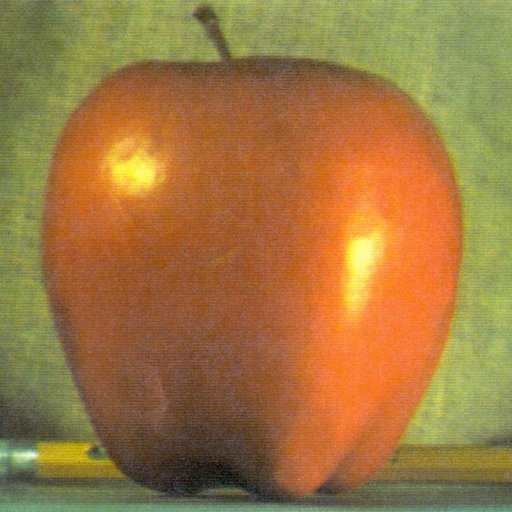
#> input picture pyramid_blend/apple.jpg, 512 x 512 px
$ python pyramidBlend.py
#> lines starting #> are read from the running program, lines starting #| are printed output that depends on the picture
# reference: http://docs.opencv.org/3.1.0/dc/dff/tutorial_py_pyramids.html
# 2016-4-28

import cv2
import numpy as np

class PyramidBlend:
    # left image, right image, amount of layers
    # for horizontal blend, assert imgA.shape same with imgB.shape
    def blend(self,imgA,imgB,layer_amount=6,width_percent=0.5):
        lpA = self.laplacianPyramid(imgA,layer_amount)
        lpB = self.laplacianPyramid(imgB,layer_amount)
        # layers
        ls = []
        for lA,lB in zip(lpA,lpB):
            #ASSERT lA and lB is in the same size
            h,w,d = lA.shape # height, width, depth
            #ALERT 0:w/2 w/2: is different, using different half of each image
            l = np.hstack((lA[:,0: int(w * width_percent)], lB[:,int(w * width_percent):]))
            ls.append(l)

        # showPyramid(ls)
        # reconstruct
        b = ls[0]
        for i in xrange(1,len(lpA)):
            b = cv2.pyrUp(b)
            b = cv2.add(b, ls[i])
        return b

    def simpleBlend(self,imgA,imgB,width_percent=0.5):
        w =  imgA.shape[1]
        return np.hstack((imgA[:,0: int(w * width_percent)], imgB[:,int(w * width_percent):]))

    def gaussianPyramid(self, img, amount):
        # generate Gaussian pyramid for image
        G =  img.copy()
        gp = [G] # gaussian pyramid
        for i in xrange(amount):
            G = cv2.pyrDown(G)
            gp.append(G)
        return gp

    def laplacianPyramid(self, img, amount):
        # generate Laplacian Pyramid for image
        gp = self.gaussianPyramid(img,amount)
        lp = [gp[amount-1]]
        for i in xrange(amount-1,0,-1): #amount-1...,2,1
            ge = cv2.pyrUp(gp[i])
            l = cv2.subtract(gp[i-1],ge)
            lp.append(l)
        return lp

    def showPyramid(self, p):
        for i in p:
            cv2.imshow("img", i)
            cv2.waitKey(0)
        pass

if __name__=="__main__":
    imgA =  cv2.imread('apple.jpg')
#> imgA is the input picture: shape (512, 512, 3); mean B, G, R 64.8, 119.7, 159.1
    imgB =  cv2.imread('orange.jpg')
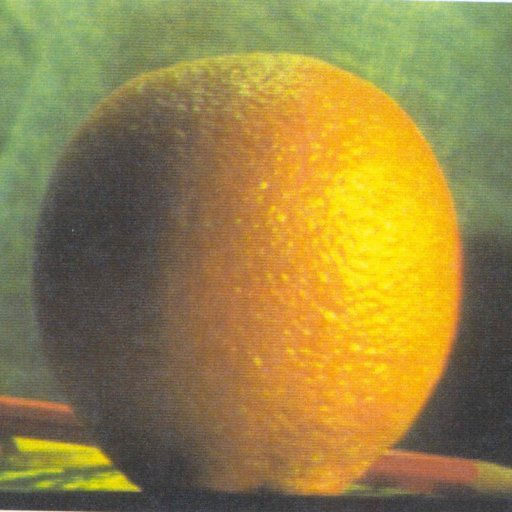
#> input picture pyramid_blend/orange.jpg, 512 x 512 px
#> imgB is the input picture: shape (512, 512, 3); mean B, G, R 69.2, 131.8, 150.2

    b = PyramidBlend().blend(imgA,imgB,layer_amount=7,width_percent=0.2)
#> the loop in gaussianPyramid, `for i in xrange(amount):` made 7 passes
#> pass 3, in gaussianPyramid, `G = cv2.pyrDown(G)`:
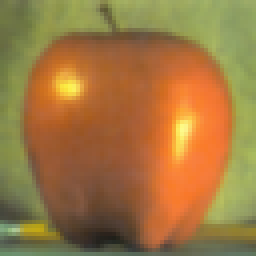
#> G: shape (64, 64, 3) (shown 4 times larger); mean B, G, R 64.5, 119.5, 159.1
#> after the loop in gaussianPyramid, `for i in xrange(amount):`: gp = 8 items
#> the loop in laplacianPyramid, `for i in xrange(amount-1,0,-1):` made 6 passes
#> pass 3, in laplacianPyramid, `ge = cv2.pyrUp(gp[i])`:
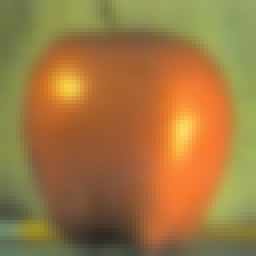
#> ge: shape (64, 64, 3) (shown 4 times larger); mean of channels 0, 1, 2 64.4, 119.4, 159.1; drawn as B, G, R
#> after the loop in laplacianPyramid, `for i in xrange(amount-1,0,-1):`: lp = 7 items
#> the loop in laplacianPyramid (call 2), `for i in xrange(amount-1,0,-1):` made 6 passes
#> pass 2, in laplacianPyramid (call 2), `l = cv2.subtract(gp[i-1],ge)`:
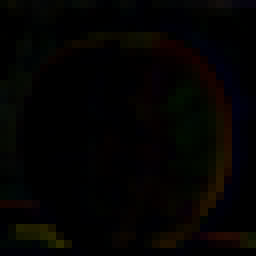
#> l: shape (32, 32, 3) (shown 8 times larger); mean of channels 0, 1, 2 1.7, 2.8, 3.7; drawn as B, G, R
#> pass 3, in laplacianPyramid (call 2), `ge = cv2.pyrUp(gp[i])`:
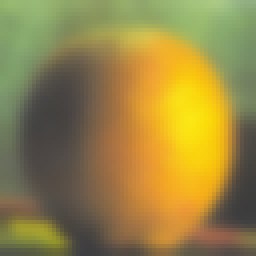
#> ge: shape (64, 64, 3) (shown 4 times larger); mean of channels 0, 1, 2 69.6, 132.9, 151.1; drawn as B, G, R
#> the loop in blend, `for lA,lB in zip(lpA,lpB):` made 7 passes
#> (h, w) on passes 1 to 7: (8, 8), (16, 16), (32, 32), (64, 64), (128, 128), (256, 256), (512, 512)
#> the loop in blend, `for i in xrange(1,len(lpA)):` made 6 passes
#> after the loop in blend, `for i in xrange(1,len(lpA)):`:
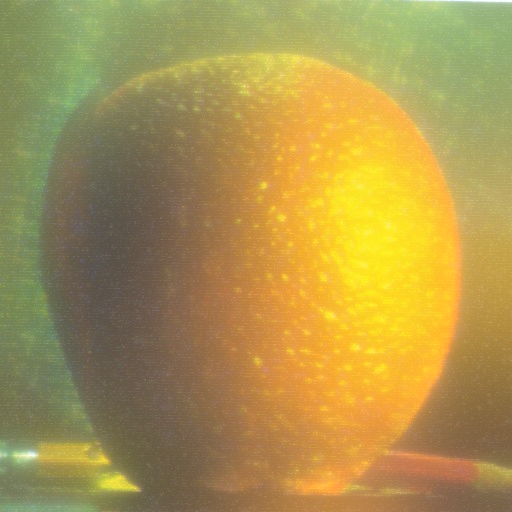
#> b: shape (512, 512, 3); mean of channels 0, 1, 2 78.5, 148.4, 171.6; drawn as B, G, R
    cv2.imshow('result',b)
    sb = PyramidBlend().simpleBlend(imgA,imgB,width_percent=0.2)
#> in simpleBlend, `return np.hstack((imgA[:,0: int(w * width_percent)], imgB[:,int(w * wi..`:
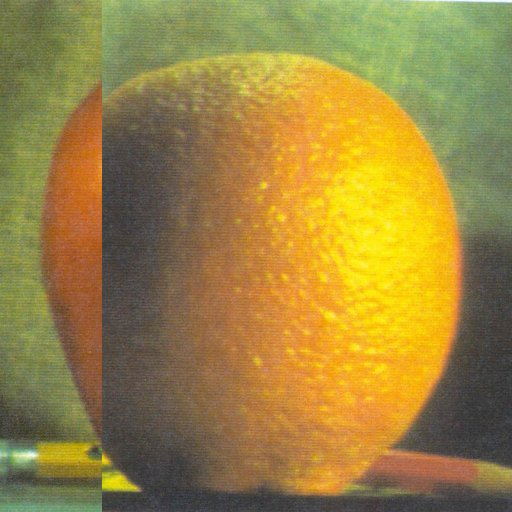
#> returned value: shape (512, 512, 3); mean of channels 0, 1, 2 65.8, 132, 154.8; drawn as B, G, R
    cv2.imshow('simple',sb)

    cv2.waitKey(0)
